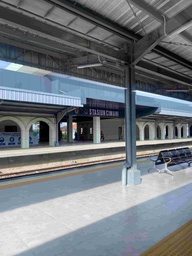
#> input picture ec/data/cimahi.jpg, 192 x 256 px, shrunk from 3024 x 4032 before the run; its folder holds only this picture in this run
$ python ec.py
#> lines starting #> are read from the running program, lines starting #| are printed output that depends on the picture; after the words box and inside, x2 and y2 are one past the last pixel; in counts of white or black regions, pixels touching at a corner belong together
### python/myImageFilter.py
# myImageFilter
# Ilmagita Nariswari - 18221101

# ORIGINAL MATLAB FUNCTION:
# function [img1] = myImageFilter(img0, h)

import numpy as np
from helper import padImage

def myImageFilter(img0: np.ndarray, h: np.ndarray) -> np.ndarray:
    """
    # myImageFilter
    * takes an array of a greyscaleimage img0 and convolution filter stored in matrix h
    * outputs img1, which results from convolving im0 and h
    * assumes that matrix h is always odd-sized
    """
    img_array = img0

    img_height = len(img0)
    img_width = len(img0[0])

    filter_height = len(h)
    filter_width = len(h[0])

    pad_height = filter_height // 2
    pad_width = filter_width // 2

    padded_image = padImage(img_array, pad_height, pad_width)

    # initialize output image
    img1 = [[0 for j in range(img_width)] for i in range (img_height)]

    # perform convolution - base it by origin point in image
    for i in range(img_height):
        for j in range(img_width):
            conv_sum = 0

            for ki in range(filter_height):
                for kj in range(filter_width):
                    # map the kernel position to the padded image
                    ni = i + ki
                    nj = j + kj
                    conv_sum += padded_image[ni][nj] * h[ki][kj]

            img1[i][j] = conv_sum

    return img1

### python/helper.py
# helper functions

from PIL import Image
import numpy as np
from scipy.signal import windows

# READ IMAGE FUNCTIONS

# [14 lines left out: functions readImageAsArray, showImageFromArray, not called in this run]

# PADDING IMAGE FUNCTIONS

def ceil(x):
    if int(x) == x:
        return int(x)
    else:
        return int(x) + 1

def padImage(image, pad_height, pad_width):
    """
    # padImage
    # receives an array of image and pads it to the input parameters
    # pads it using the nearest neighbors method
    """
    img_array = image
    padded_image = np.pad(img_array, ((pad_height, pad_height), (pad_width, pad_width)), mode='edge') # pad with nearest neighbors
    return padded_image

# FILTERS

def generateGaussianFilter(sigma, normalised=True):
    """
    * generates a n x n matrix with a centered gaussian of standard deviation std centered on it.
    if normalised, its elements equals 1.'''
    """
    n = 2 * ceil(3 * sigma) + 1

    gaussian1D = windows.gaussian(n, sigma)
    gaussian2D = np.outer(gaussian1D, gaussian1D)

    if normalised:
        gaussian2D /= (2*np.pi*(sigma ** 2))
    return gaussian2D

def generateSobelFilterX():
    return [
        [-1, 0, 1],
        [-2, 0, 2],
        [-1, 0, 1]
    ]

def generateSobelFilterY():
    return [
        [-1, -2, -1],
        [0, 0, 0],
        [1, 2, 1]
    ]

### python/myEdgeFilter.py
# myEdgeFilter
# Ilmagita Nariswari - 18221101

# ORIGINAL MATLAB FUNCTION:
# function [img1] = myEdgeFilter(img0, sigma)

import numpy as np
from myImageFilter import myImageFilter
from helper import generateGaussianFilter, generateSobelFilterX, generateSobelFilterY

def myEdgeFilter(img0: np.ndarray, sigma: int) -> np.ndarray:
    """
    # myEdgeFilter
    * receives an input of a greyscale image (array) and scalar (int)
    * scalar is the standard deviation of the Gaussian smoothing kernel to be used
    * outputs img1 or the edge magnitude image as an array
    """

    img_array = img0

    # convolute with Gaussian kernel
    gaussian_kernel = generateGaussianFilter(sigma)
    smoothed_img = myImageFilter(img_array, gaussian_kernel)

    # calculate image gradient in the x-direction by convoluting smoothed img with x-oriented Sobel filter
    sobelX = generateSobelFilterX()
    imgX = myImageFilter(smoothed_img, sobelX)

    # calculate image gradient in the y-direction by convoluting smoothed img with y-oriented Sobel filter
    sobelY = generateSobelFilterY()
    imgY = myImageFilter(smoothed_img, sobelY)

    imgX = np.array(imgX)
    imgY = np.array(imgY)

    # get the edge magnitude
    edge_magnitude = np.sqrt(imgX ** 2 + imgY ** 2)
    magnitude = (edge_magnitude / np.max(edge_magnitude)) * 255
    img1 = magnitude

    # implement non-maximum suppression
    nms_magnitude = np.zeros_like(magnitude)
    count_error = 0
    for i in range(1, len(img_array)):
        for j in range(1, len(img_array[0])):

            # calculate angle by taking the inverse tangent of the ratio of the gradient magnitude in the y-direction to the x-direction one
            angle = np.arctan2(imgY[i, j], imgX[i, j]) * (180/np.pi) % 180

            try:
                n1 = 0
                n2 = 0

                # determine angles to closest and look at two neighboring pixels
                if (0 <= angle < 22.5) or (157.5 <= angle <= 180): # 0 degrees -> _ -> right and left
                    n1 = magnitude[i, j + 1]
                    n2 = magnitude[i, j - 1]
                elif (22.5 <= angle < 67.5): # 45 degrees -> \ -> top left and bottom right
                    n1 = magnitude[i - 1, j - 1]
                    n2 = magnitude[i + 1, j + 1]
                elif (67.5 <= angle < 112.5): # 90 degrees -> | -> top and bottom
                    n1 = magnitude[i - 1, j]
                    n2 = magnitude[i + 1, j]
                elif (112.5 <= angle < 157.5): # 135 degrees -> / -> top right and bottom left
                    n1 = magnitude[i - 1, j + 1]
                    n2 = magnitude[i + 1, j - 1]

                if magnitude[i, j] >= n1 and magnitude[i, j] >= n2:
                    nms_magnitude[i, j] = magnitude[i, j]
                else:
                    nms_magnitude[i, j] = 0

            except IndexError as e:
                # print(f"Error calculating angle at pixel ({i}, {j}): {e}")
                nms_magnitude[i, j] = 0
                count_error += 1

    img1 = nms_magnitude
    return img1

### python/myHoughTransform.py
# myHoughTransform
# Ilmagita Nariswari - 18221101

# ORIGINAL MATLAB FUNCTION:
# function [H, rhoScale, thetaScale] = myHoughTransform(Im, threshold, rhoRes, thetaRes)

import numpy as np

def myHoughTransform(Im: np.ndarray, threshold: int, rhoRes: int, thetaRes: int):
    """
    # myHoughTransform
    * implementation of the Hough Transform
    * takes the array of image, threshold, rhoRes, and thetaRes
    """
    # edge_magnitude_img = readImageAsArray('results/myEdgeFilter_res.jpg')

    img_height = len(Im)
    img_width = len(Im[0])

    # rhoMax in Hough transform is diagonal length of image because it is the farthest point from origin, thus enabling
    # accumulator array to capture all lines possible
    rhoMax = np.sqrt(img_height**2 + img_width**2)

    # initialize scales of minimum and maximum rho and theta
    rhoScale = np.arange(0, rhoMax, rhoRes)
    thetaScale = np.arange(0, 2 * np.pi, thetaRes)

    # initialize accumulator (H)
    H = np.zeros((len(rhoScale), len(thetaScale)))

    # threshold the edge image
    # get the indices of points above threshold
    edge_points = np.argwhere(Im > threshold)
    # print(f"Number of edge points: {len(edge_points)}")

    # for each point, try theta values and check obtained value of rho
    for point in edge_points:
        y, x = point[:2]

        for j, theta in enumerate(thetaScale):
            rho = int(x * np.cos(theta) + y * np.sin(theta))

            if rho >= 0:
                i = int(rho/rhoRes)
                H[i, j] += 1

    return H, rhoScale, thetaScale

### python/myHoughLines.py
# myHoughLines
# Ilmagita Nariswari - 18221101

# ORIGINAL MATLAB FUNCTION:
# function [rhos, thetas] = myHoughLines(H, nLines)

import numpy as np

def nms_all(img, kernel_size=3):
    """
    # nms_all: non maximal suppression for all neighbours
    * receives an input of an array for image and kernel size
    * outputs the dilated image
    """
    dilated_img = np.zeros(img.shape)
    pad = kernel_size // 2

    padded_img = np.pad(img, pad, mode='constant', constant_values=0)

    for i in range(img.shape[0]):
        for j in range(img.shape[1]):
            # get the current 3x3 area
            area = padded_img[i:i+kernel_size, j:j+kernel_size]
            dilated_img[i, j] = np.max(area)

    return dilated_img

def myHoughLines(H: np.ndarray, nLines: int):
    """
    # myHoughLines
    * takes H: transform accumulator, and nLines: number of lines to return
    * outputs rhos: array[nLines][1], and thetas: array[nLines][1]
    """
    img = H.copy()
    dilated_img = nms_all(img)

    rhos = []
    thetas = []

    for i in range(nLines):
        flat_index = np.argmax(dilated_img)
        max_index = np.unravel_index(flat_index, dilated_img.shape)

        dilated_img[max_index] = -999

        rhos.append(max_index[0])
        thetas.append(max_index[1])

    return rhos, thetas


### ec/ec.py
import sys
import os
import cv2
import numpy as np

# houghScript.py adapted from: https://github.com/Ali-Hasan-Khan28/Computer-Vision

current_dir = os.path.dirname(__file__)
sys.path.append(os.path.join(current_dir, '..', 'python'))

from myEdgeFilter import myEdgeFilter
from myHoughLines import myHoughLines
from myHoughTransform import myHoughTransform
from drawLine import drawLine

# Parameters
datadir = os.path.join(current_dir, 'data')  # Update to point to 'ec\data'
resultsdir = os.path.join(current_dir, 'results')

sigma = 2
threshold = 0.03
rhoRes = 2
thetaRes = np.pi / 90
nLines = 50
# end of parameters

# START
print('Starting script ec.py')

# Get list of images
imglist = [f for f in os.listdir(datadir) if f.endswith('.jpg')]

for imgname in imglist:
    print(f'Starting function for {imgname}')
    # Read in images
    img_path = os.path.join(datadir, imgname)
    img = cv2.imread(img_path)
#> img is the input picture: shape (256, 192, 3); mean B, G, R 126.4, 120.7, 114.9

    if img.ndim == 3:
        img = cv2.cvtColor(img, cv2.COLOR_BGR2GRAY)
#> img: shape (256, 192)

    img = img.astype(np.float64) / 255.0

    # Actual Hough line code function calls
    Im = myEdgeFilter(img, sigma)
#> in myImageFilter, `img_height = len(img0)`: img_height = 256
#> in myImageFilter, `img_width = len(img0[0])`: img_width = 192
#> after the loop in myImageFilter, `for i in range(img_height):`: img1 = 256 items
#> call 2 of padImage, with pad_height = 1, pad_width = 1
#> in padImage (call 2), `padded_image = np.pad(img_array, ((pad_height, pad_height), (pad_width..`:
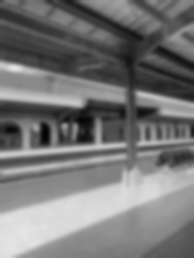
#> padded_image: shape (258, 194) float64; min 0.0122, max 0.904, mean 0.468
#> after the loop in myEdgeFilter, `for i in range(1, len(img_array)):`:
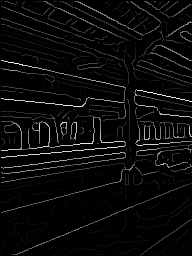
#> nms_magnitude: shape (256, 192) float64; min 0, max 255, mean 10.5
#> after the loop in myEdgeFilter, `for i in range(1, len(img_array)):`: count_error = 183
    H, rhoScale, thetaScale = myHoughTransform(Im, threshold, rhoRes, thetaRes)
#> in myHoughTransform, `img_height = len(Im)`: img_height = 256
#> in myHoughTransform, `img_width = len(Im[0])`: img_width = 192
#> in myHoughTransform, `rhoMax = np.sqrt(img_height**2 + img_width**2)`: rhoMax = 320
#> in myHoughTransform, `edge_points = np.argwhere(Im > threshold)`: edge_points = 7863 pairs, first value 1 to 255, second value 1 to 191
#> the loop in myHoughTransform, `for point in edge_points:` made 7863 passes
#> (y, x) on passes 1 to 3: (1, 1), (1, 4), (1, 5)
#> after the loop in myHoughTransform, `for point in edge_points:`:
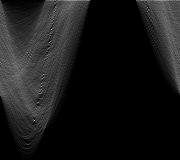
#> H: shape (160, 180) float64; min 0, max 212, mean 24.7
#> rhoScale = 160 values from 0 to 318; thetaScale = 180 values from 0 to 6.25
    rhos, thetas = myHoughLines(H, nLines)
#> the loop in myHoughLines, `for i in range(nLines):` made 50 passes
#> (flat_index, max_index) on passes 1 to 12: (21453, (119, 33)), (21454, (119, 34)), (21455, (119, 35)), (21633, (120, 33)), (21634, (120, 34)), (21635, (120, 35)), (21813, (121, 33)), (21814, (121, 34)), (21815, (121, 35)), (5090, (28, 50)), (5091, (28, 51)), (5092, (28, 52))
#> after the loop in myHoughLines, `for i in range(nLines):`:
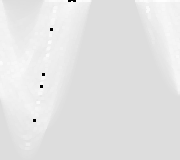
#> dilated_img: shape (160, 180) float64; min -999, max 149, mean 28.5; drawn with min black and max white
#> after the loop in myHoughLines, `for i in range(nLines):`: rhos = 50 values, max 121 at index 6, min 0 at index 36, mean 55.74; thetas = 50 values, max 75 at index 44, min 33 at index 0, mean 50.44
    lines = cv2.HoughLinesP((Im > threshold).astype(np.uint8), 1, thetaRes, threshold=0, minLineLength=10, maxLineGap=5)
#> lines = 344 rows, first 6: [41, 74, 41, 52], [163, 194, 163, 181], [93, 141, 93, 116], [124, 41, 124, 25], [165, 101, 165, 89], [173, 190, 173, 127]

    # Save outputs to files
    fname = os.path.join(resultsdir, f"{os.path.splitext(imgname)[0]}_01edge.png")
    cv2.imwrite(fname, np.sqrt(Im / np.max(Im)) * 255)

    fname = os.path.join(resultsdir, f"{os.path.splitext(imgname)[0]}_02threshold.png")
    cv2.imwrite(fname, (Im > threshold).astype(np.uint8) * 255)
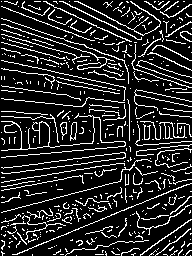
#> saved as cimahi_02threshold.png: shape (256, 192); 16% white in thin lines or dots

    fname = os.path.join(resultsdir, f"{os.path.splitext(imgname)[0]}_03hough.png")
    cv2.imwrite(fname, (H / np.max(H) * 255).astype(np.uint8))

    fname = os.path.join(resultsdir, f"{os.path.splitext(imgname)[0]}_04lines.png")
    img_lines = np.dstack([img,img,img])

    # display line results from myHoughLines function in red
    for k in np.arange(nLines):
        a = np.cos(thetaScale[thetas[k]])
        b = np.sin(thetaScale[thetas[k]])

        x0 = a*rhoScale[rhos[k]]
        y0 = b*rhoScale[rhos[k]]

        x1 = int(x0 + 1000*(-b))
        y1 = int(y0 + 1000*(a))

        x2 = int(x0 - 1000*(-b))
        y2 = int(y0 - 1000*(a))

        cv2.line(img_lines,(x1,y1),(x2,y2), (0,0,255),1)
#> this loop made 50 passes
#> (a, b, x0, y0, x1, y1, x2, y2) on passes 1 to 12: (0.407, 0.914, 96.8, 217.4, -816, 624, 1010, -189), (0.375, 0.927, 89.16, 220.7, -838, 595, 1016, -153), (0.342, 0.94, 81.4, 223.6, -858, 565, 1021, -118), (0.407, 0.914, 97.62, 219.3, -815, 625, 1011, -187), (0.375, 0.927, 89.91, 222.5, -837, 597, 1017, -152), (0.342, 0.94, 82.08, 225.5, -857, 567, 1021, -116), (0.407, 0.914, 98.43, 221.1, -815, 627, 1011, -185), (0.375, 0.927, 90.65, 224.4, -836, 598, 1017, -150), (0.342, 0.94, 82.77, 227.4, -856, 569, 1022, -114), (-0.174, 0.985, -9.72, 55.15, -994, -118, 975, 228), (-0.208, 0.978, -11.64, 54.78, -989, -153, 966, 262), (-0.242, 0.97, -13.55, 54.34, -983, -187, 956, 296)
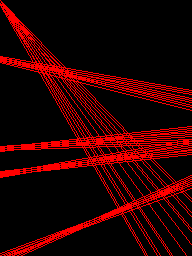
#> img_lines: shape (256, 192, 3) float64; mean of channels 0, 1, 2 0.4, 0.4, 42.4; drawn as B, G, R

    # display line segment results from cv2.HoughLinesP in green
    for line in lines:
        coords = line[0]
        cv2.line(img_lines, (coords[0], coords[1]), (coords[2], coords[3]), \
                    (0, 255, 0), 1)
#> this loop made 344 passes
#> img_lines: shape (256, 192, 3) float64; 12.88% of pixels changed, all inside (x1, y1, x2, y2) = (1, 1, 192, 256)

    cv2.imwrite(fname, 255 * img_lines)
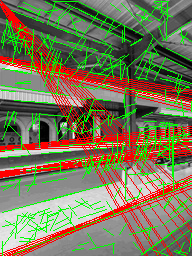
#> saved as cimahi_04lines.png: shape (256, 192, 3); mean B, G, R 86.7, 119.5, 122.1

    print(f'Done applying functions to {imgname}.')

$ run again, on ec/data/japan.jpg
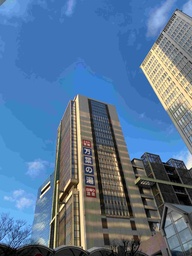
#> input picture ec/data/japan.jpg, 192 x 256 px, shrunk from 3024 x 4032 before the run
#> img is the input picture: shape (256, 192, 3); mean B, G, R 150, 118.3, 89.3
#> in myImageFilter, `img_height = len(img0)`: img_height = 256
#> in myImageFilter, `img_width = len(img0[0])`: img_width = 192
#> after the loop in myImageFilter, `for i in range(img_height):`: img1 = 256 items
#> padded_image: shape (258, 194) float64
#> after the loop in myEdgeFilter, `for i in range(1, len(img_array)):`: count_error = 212
#> in myHoughTransform, `img_height = len(Im)`: img_height = 256
#> in myHoughTransform, `img_width = len(Im[0])`: img_width = 192
#> rhoMax = 320
#> edge_points = 7170 pairs, first value 1 to 255, second value 1 to 191
#> the loop in myHoughTransform, `for point in edge_points:` made 7170 passes
#> (y, x) on passes 1 to 3: (1, 4), (1, 5), (1, 17)
#> `H, rhoScale, thetaScale = myHoughTransform(Im, threshold, rhoRes, thet..`: rhoScale = 160 values from 0 to 318; thetaScale = 180 values from 0 to 6.25
#> the loop in myHoughLines, `for i in range(nLines):` made 50 passes
#> (flat_index, max_index) on passes 1 to 8: (6298, (34, 178)), (6299, (34, 179)), (6478, (35, 178)), (6479, (35, 179)), (6658, (36, 178)), (6659, (36, 179)), (160, (0, 160)), (161, (0, 161))
#> after the loop in myHoughLines, `for i in range(nLines):`: rhos = 50 values, max 75 at index 36, min 0 at index 6, mean 24.62; thetas = 50 values, max 179 at index 1, min 18 at index 30, mean 116.4
#> lines = 342 rows, first 6: [78, 181, 104, 152], [26, 236, 71, 175], [104, 132, 121, 115], [177, 97, 190, 84], [79, 203, 102, 186], [103, 238, 113, 233]
#> the loop `for k in np.arange(nLines):` made 50 passes
#> (a, b, x0, y0, x1, y1, x2, y2) on passes 1 to 8: (0.998, -0.0698, 67.83, -4.74, 137, 992, -1, -1002), (0.999, -0.0349, 67.96, -2.37, 102, 997, 33, -1001), (0.998, -0.0698, 69.83, -4.88, 139, 992, 0, -1002), (0.999, -0.0349, 69.96, -2.44, 104, 996, 35, -1001), (0.998, -0.0698, 71.82, -5.02, 141, 992, 2, -1002), (0.999, -0.0349, 71.96, -2.51, 106, 996, 37, -1001), (0.766, -0.643, 0, 0, 642, 766, -642, -766), (0.788, -0.616, 0, 0, 615, 788, -615, -788)
#> after the loop `for k in np.arange(nLines):`:
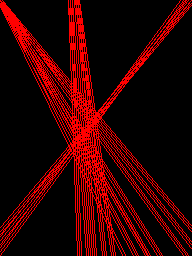
#> img_lines: shape (256, 192, 3) float64; mean of channels 0, 1, 2 0.4, 0.4, 47.7; drawn as B, G, R
#> the loop `for line in lines:` made 342 passes
#> `cv2.imwrite(fname, 255 * img_lines)`:
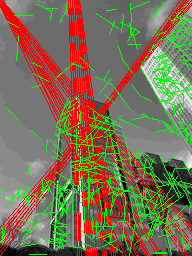
#> saved as japan_04lines.png: shape (256, 192, 3); mean B, G, R 83.4, 111.8, 124.6

$ run again, on ec/data/pasaga.jpg
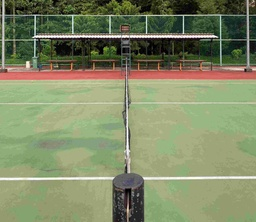
#> input picture ec/data/pasaga.jpg, 256 x 222 px, shrunk from 3024 x 2618 before the run
#> img is the input picture: shape (222, 256, 3); mean B, G, R 102, 137.2, 128.9
#> in myImageFilter, `img_height = len(img0)`: img_height = 222
#> in myImageFilter, `img_width = len(img0[0])`: img_width = 256
#> after the loop in myImageFilter, `for i in range(img_height):`: img1 = 222 items
#> padded_image: shape (224, 258) float64
#> after the loop in myEdgeFilter, `for i in range(1, len(img_array)):`: count_error = 177
#> in myHoughTransform, `img_height = len(Im)`: img_height = 222
#> in myHoughTransform, `img_width = len(Im[0])`: img_width = 256
#> rhoMax = 338.9
#> edge_points = 9680 pairs, first value 1 to 221, second value 1 to 255
#> the loop in myHoughTransform, `for point in edge_points:` made 9680 passes
#> (point, x) on passes 1 to 3: ([1, 1], 1), ([1, 5], 5), ([1, 14], 14)
#> `H, rhoScale, thetaScale = myHoughTransform(Im, threshold, rhoRes, thet..`: rhoScale = 170 values from 0 to 338; thetaScale = 180 values from 0 to 6.25
#> the loop in myHoughLines, `for i in range(nLines):` made 50 passes
#> (flat_index, max_index) on passes 1 to 8: (6884, (38, 44)), (6885, (38, 45)), (6886, (38, 46)), (7064, (39, 44)), (7065, (39, 45)), (7066, (39, 46)), (7244, (40, 44)), (7245, (40, 45))
#> after the loop in myHoughLines, `for i in range(nLines):`: rhos = 50 values, max 53 at index 15, min 5 at index 24, mean 29.3; thetas = 50 values, max 46 at index 2, min 44 at index 0, mean 44.98
#> lines = 511 rows, first 6: [133, 120, 148, 86], [218, 63, 218, 41], [158, 90, 173, 95], [57, 111, 61, 95], [239, 17, 250, 10], [210, 204, 225, 219]
#> the loop `for k in np.arange(nLines):` made 50 passes
#> (a, b, x0, y0, x1, y1, x2, y2) on passes 1 to 8: (0.0349, 0.999, 2.65, 75.95, -996, 110, 1002, 41), (6.12e-17, 1, 4.65e-15, 76, -1000, 76, 1000, 75), (-0.0349, 0.999, -2.65, 75.95, -1002, 41, 996, 110), (0.0349, 0.999, 2.72, 77.95, -996, 112, 1002, 43), (6.12e-17, 1, 4.78e-15, 78, -1000, 78, 1000, 77), (-0.0349, 0.999, -2.72, 77.95, -1002, 43, 996, 112), (0.0349, 0.999, 2.79, 79.95, -996, 114, 1002, 45), (6.12e-17, 1, 4.9e-15, 80, -1000, 80, 1000, 79)
#> after the loop `for k in np.arange(nLines):`:
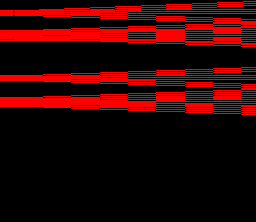
#> img_lines: shape (222, 256, 3) float64; mean of channels 0, 1, 2 0.4, 0.4, 46.3; drawn as B, G, R
#> the loop `for line in lines:` made 511 passes
#> `cv2.imwrite(fname, 255 * img_lines)`:
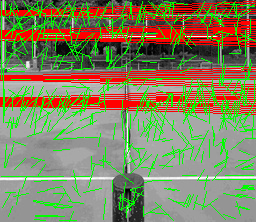
#> saved as pasaga_04lines.png: shape (222, 256, 3); mean B, G, R 94.7, 131.6, 131.4
